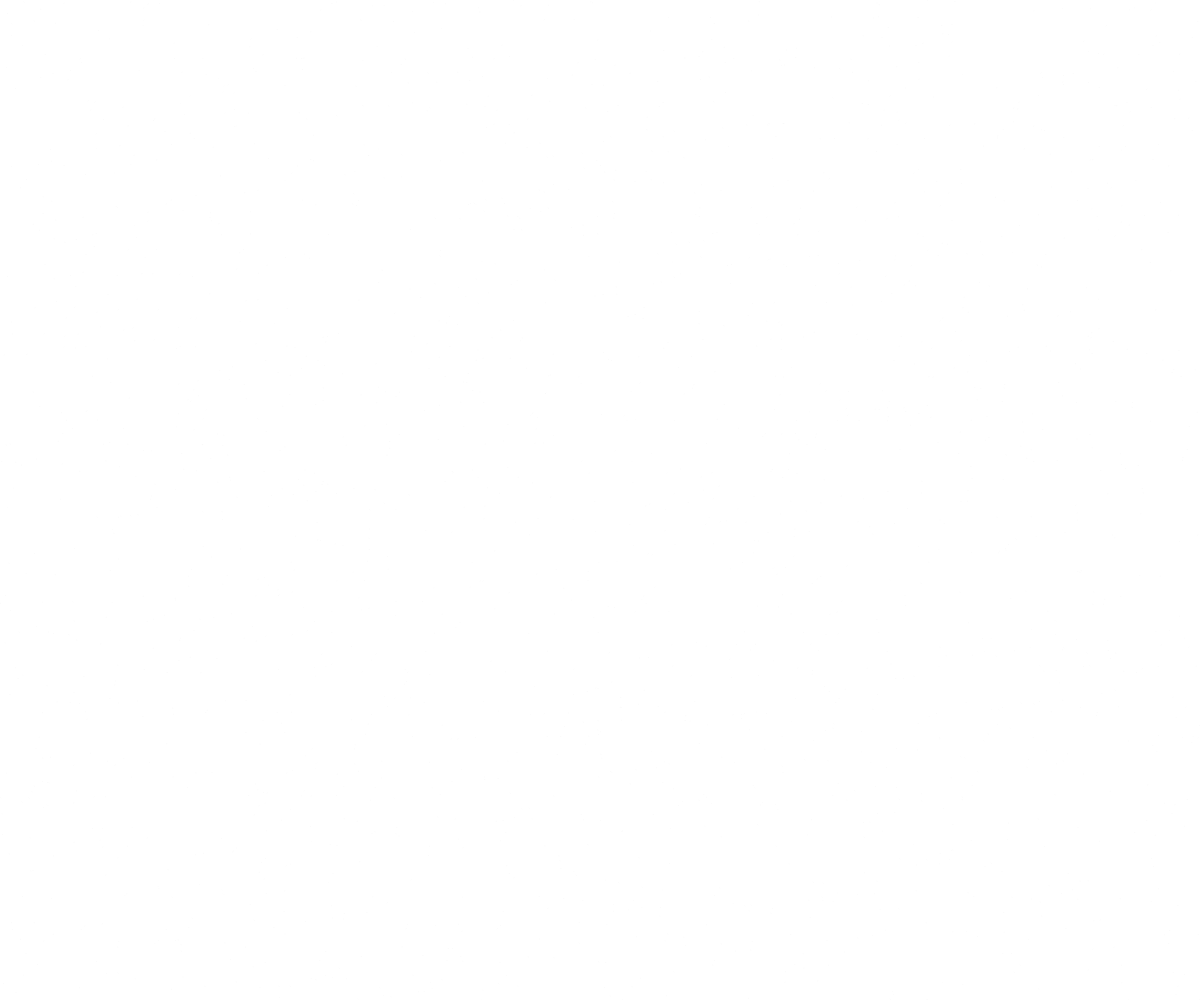
Frame 1 (no input)
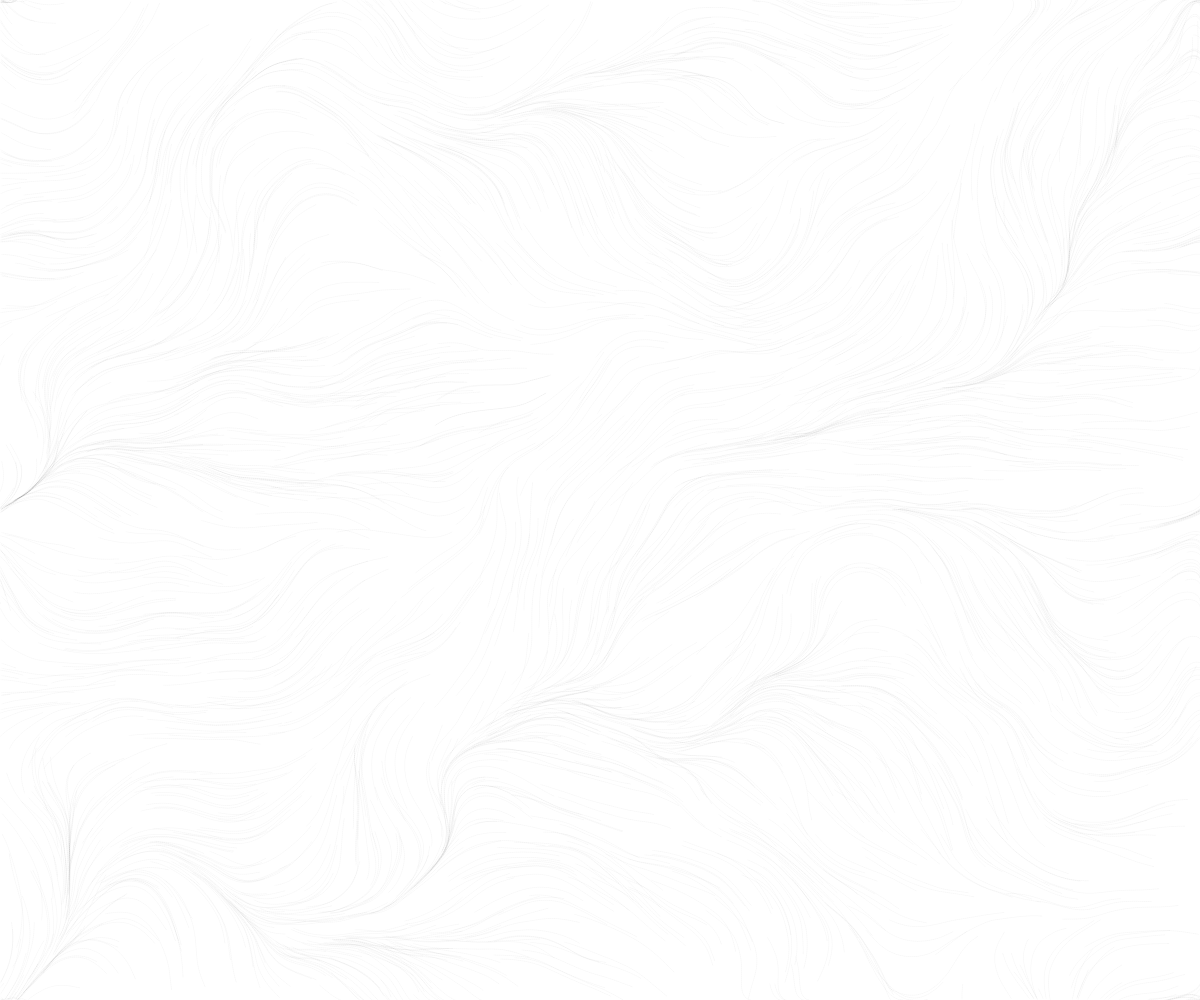
Frame 60 (no input)
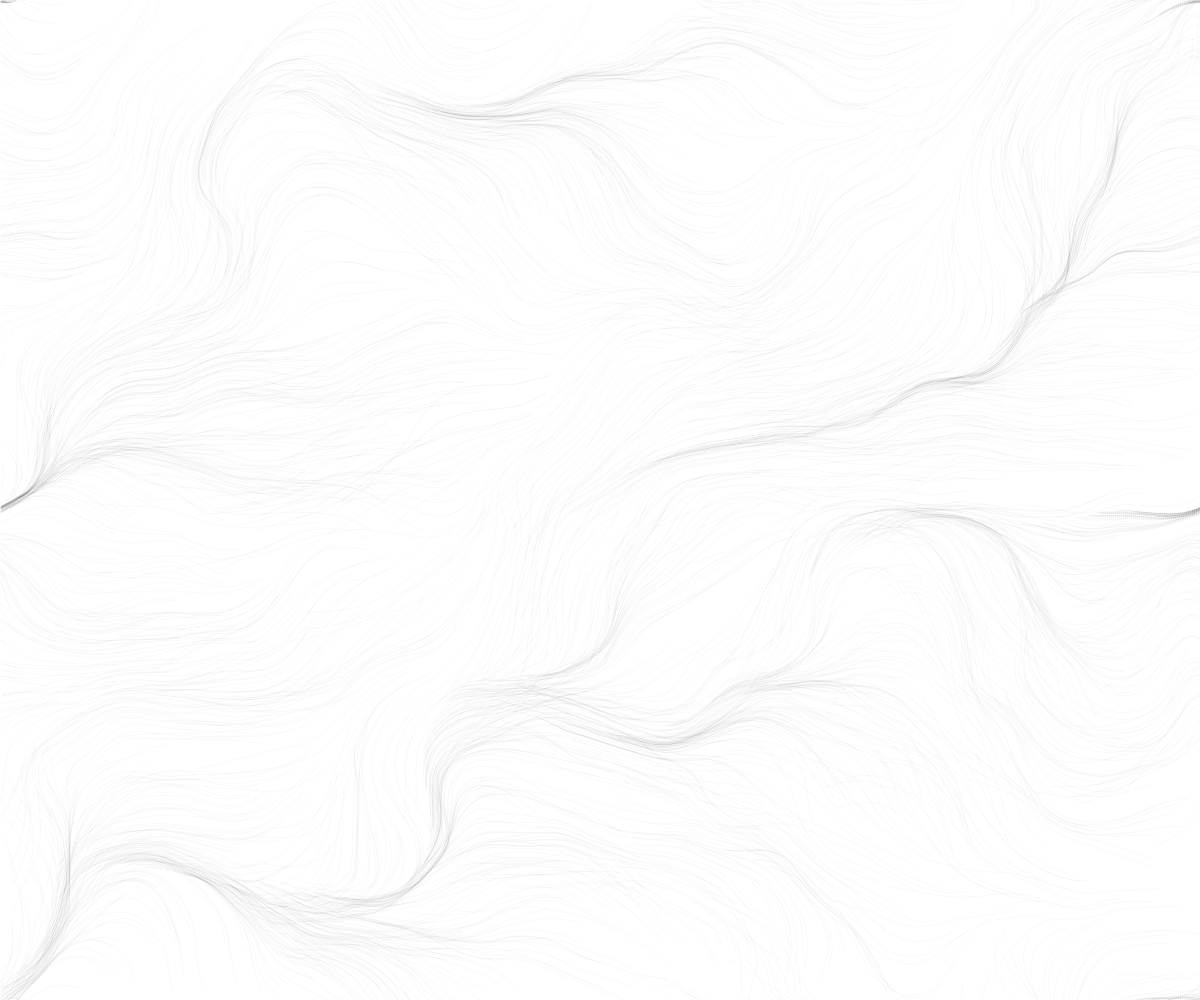
Frame 120 (the mouse pressed at the canvas centre since frame 60)

The p5.js sketch that drew these frames (run headless with seeded random() and noise() and a simulated clock; from frame 60 on, the mouse is pressed at the canvas centre):

// p5.js sketch
// ── sketch.js
var inc = 0.05;
var scl = 10;
var cols, rows;

var zoff = 0;

var fr;

var particles = [];
var flowField;

function setup() {
    createCanvas(windowWidth,windowHeight);
    cols = floor(width / scl);
    rows = floor(height/ scl);
    fr = createP('');

    flowField = new Array(rows*cols);

    for (var i = 0; i< 2000; i++) {
        particles[i] = new Particle();
    }
    background(255);
}

function draw() {
    var yoff = 0;

    for (var y = 0; y< rows; y++) {
        var xoff = 0;
        for (var x = 0; x< cols; x++) {
            var index = x + y * cols;   
            var angle = noise(xoff,yoff, zoff)*TWO_PI;  
            var v = p5.Vector.fromAngle(angle);
            v.setMag(0.5);
            flowField[index] = v;
            xoff += inc;
        }
        yoff += inc;
    } 

    for (var i = 0; i < particles.length; i++) {
        particles[i].follow(flowField);
        particles[i].update();
        particles[i].edges();
        particles[i].show();
    }
    
    zoff += 0.003;

    fr.html(floor(frameRate()));
}

function windowResized() {
    resizeCanvas(windowWidth, windowHeight);
}
// ── particle.js
function Particle() {
    this.pos = createVector(random(width),random(height));
    this.vel = createVector(0,0);
    this.acc = createVector(0,0);
    this.maxspeed = 2;

    // this.color = color(random(255),random(255),random(255),20);
    this.color = color(0,5);

    this.prevPos = this.pos.copy();

    this.applyForce = function(force) {
        this.acc.add(force);
    }

    this.update = function() {
        this.vel.add(this.acc);
        this.vel.limit(this.maxspeed);
        this.pos.add(this.vel);
        this.acc.mult(0);
    }

    this.show = function() {
        stroke(this.color);
        strokeWeight(1);
        line(this.pos.x, this.pos.y, this.prevPos.x, this.prevPos.y);
        this.updatePrev();
    }

    this.updatePrev = function() {
        this.prevPos.x = this.pos.x;
        this.prevPos.y = this.pos.y;
    }

    this.edges = function() {
        if (this.pos.x > width) {
            this.pos.x = 0;
            this.updatePrev();
        }
        if (this.pos.x < 0) {
            this.pos.x = width;
            this.updatePrev();
        }
        if (this.pos.y > height) {
            this.pos.y = 0;
            this.updatePrev();
        }
        if (this.pos.y < 0) {
            this.pos.y = height;
            this.updatePrev();
        }
    }   
    
    this.follow = function(vectors) {
        var x = floor(this.pos.x / scl);
        var y = floor(this.pos.y / scl);
        var index = x+ y * cols;
        var force = vectors[index];
        this.applyForce(force);
    }
}
